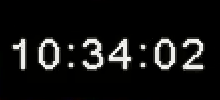
#> input picture Estudos para alinhar os frames com OCR/Analise c4/corte.png, 220 x 100 px, found by its file name
$ python 'avermelhadobrancocomsuavização.py'
#> lines starting #> are read from the running program, lines starting #| are printed output that depends on the picture; after the words box and inside, x2 and y2 are one past the last pixel; in counts of white or black regions, pixels touching at a corner belong together
from PIL import Image
import cv2
import numpy as np

img = Image.open('corte.png')
#> img is the input picture: PIL image 220x100 RGB; mean R, G, B 19.9, 19.9, 19.3
pixels = img.load()

min_r, max_r = 218, 255
min_g, max_g = 218, 255
min_b, max_b = 218, 255

for x in range(img.size[0]):
    for y in range(img.size[1]):
        r, g, b = pixels[x, y]
        if (min_r <= r <= max_r and min_g <= g <= max_g and min_b <= b <= max_b):
            pixels[x, y] = (0, 0, 0)
        else:
            pixels[x, y] = (255, 255, 255)

img_np = np.array(img)
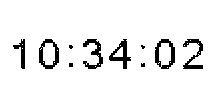
#> img_np: shape (100, 220, 3); 93.5% white; 10 black regions (4 under 20 px), largest, box (x1, y1, x2, y2) and area: (155, 39, 175, 69) 257, (39, 39, 59, 69) 250, (109, 39, 131, 69) 243, (83, 39, 103, 69) 242, (183, 39, 203, 69) 234, (13, 39, 25, 69) 144
img_gray = cv2.cvtColor(img_np, cv2.COLOR_RGB2GRAY)

suave = cv2.GaussianBlur(img_gray, (5, 5), 1.2)
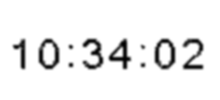
#> suave: shape (100, 220); min 0, max 255, mean 238.5

final = cv2.adaptiveThreshold(suave, 255,
                              cv2.ADAPTIVE_THRESH_GAUSSIAN_C,
                              cv2.THRESH_BINARY, 11, 2)
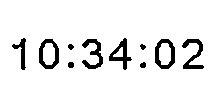
#> final: shape (100, 220); 92.6% white; 10 black regions, largest, box (x1, y1, x2, y2) and area: (155, 39, 175, 69) 281, (39, 39, 59, 69) 274, (82, 39, 103, 69) 273

cv2.imwrite('suavizado.png', final)
